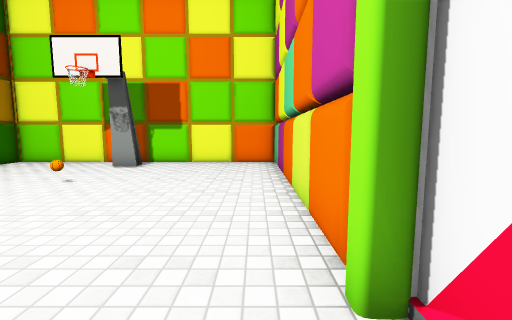
view 1 (above)

12 first-person views from a walk through a scene from a Unity 3-D project. The camera is 1.3 m above the floor, tilts 6° down and sees 90° across. The floor is counted in squares, 1 m on a side. Each view is taken from the middle of a square. On the plan, view 1 faces up. The plan holds only what a view shows up to about 13 squares ahead; the rest is blank. The place goes on beyond the plan. The player is left out. Some surface patterns are stand-ins.

view 2
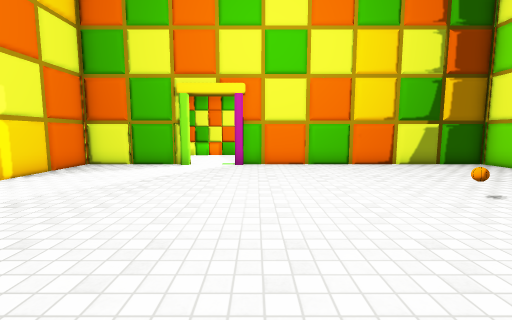

view 3
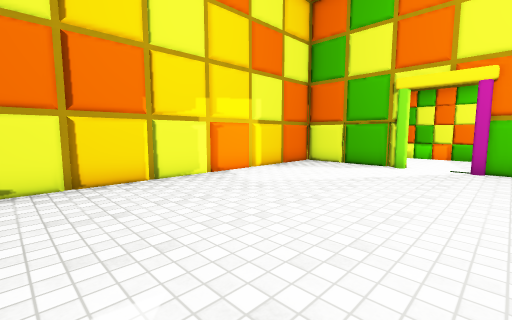

view 4
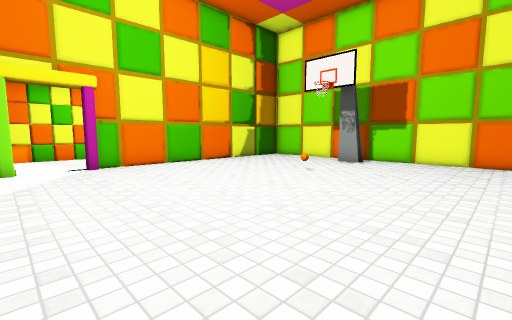

view 5
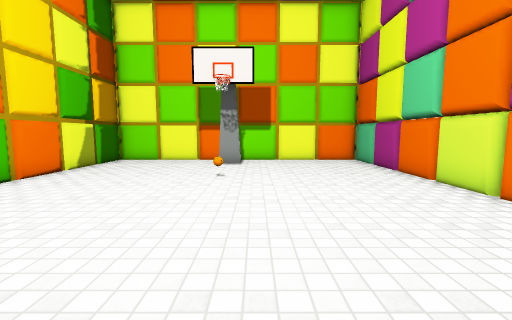

view 6
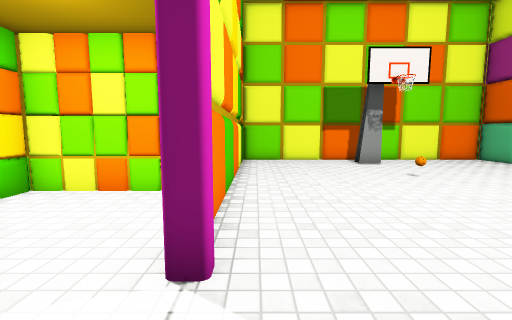

view 7
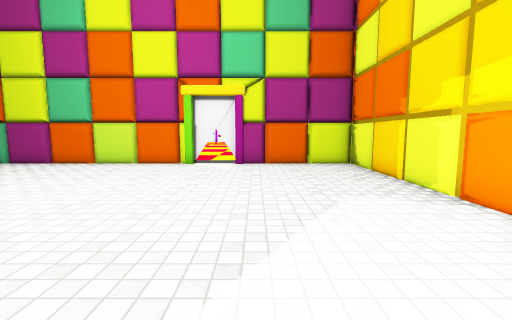

view 8
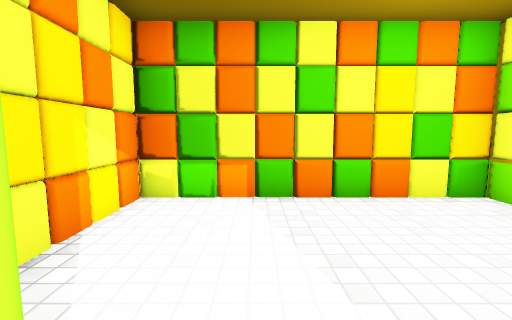

view 9
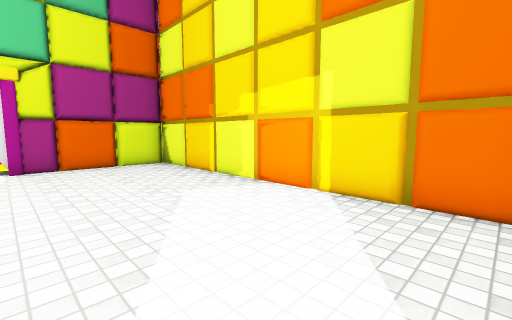

view 10
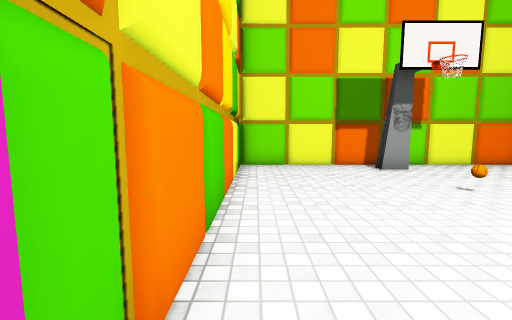

view 11
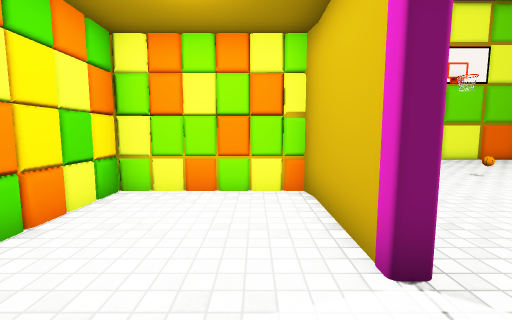

view 12
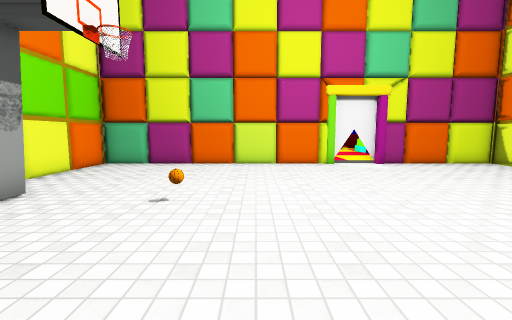

### Floor plan
Points are (right, up) in squares from view 1. A wall is a line through its corners. A room is listed if a view was taken in it or the views show most of it. See-through windows are left out.
Room 1 (views 1, 2, 3, 4, 5, 6, 7, 8, 9, 10, 12)
walls: (0.6, 2) (1, 2.2); (0.8, 2.4) (0.8, 4); (0.8, 4.2) (0.8, 7.7); (0.8, 1.7) (0.8, 2.2); (-10.3, -1) (-10.8, -1.4); (-10.6, -1) (-10.6, -5) (1.1, -5); (1.2, -0.2) (1.2, 1.7); (0.8, 7.9) (0.8, 9.5); (0.8, -3.1) (0.8, -0.1); (0.8, 9.7) (0.8, 11.6); (0.8, -5.1) (0.8, -3.4); (1.1, 11.4) (-10.6, 11.4) (-10.6, 1.4)
ways out: opening at (-11, 0.5) to room 2
objects: basket (-5, 7); basket (-5, 10)
Room 2 (view 11)
walls: (-10.8, 1.1) (-10.8, 4.2); (-12.7, 4.6) (-13.6, 4.8); (-12, 4.6) (-12.9, 4.7); (-14.1, 4.6) (-15.1, 4.7) (-15.1, -2.3) (-12.4, -2.3); (-12.1, 4.8) (-13.7, 4.6); (-10.8, 4) (-10.9, 4.7) (-15.1, 4.7); (-14.3, -2.5) (-12.7, -2.3)
ways out: opening at (-11, 0.5) to room 1

Where each view was taken, in squares from view 1:
view 1: 0 up, 0 right, facing up
view 2: 2 up, 0 right, facing left
view 3: 2 up, 0 right, facing down-left
view 4: 1 down, 0 right, facing up-left
view 5: 1 down, 4 left, facing up
view 6: 1 down, 10 left, facing up
view 7: 1 down, 10 left, facing right
view 8: 0 up, 10 left, facing left
view 9: 0 up, 10 left, facing down-right
view 10: 1 up, 10 left, facing up
view 11: 1 down, 12 left, facing up
view 12: 5 up, 10 left, facing right
